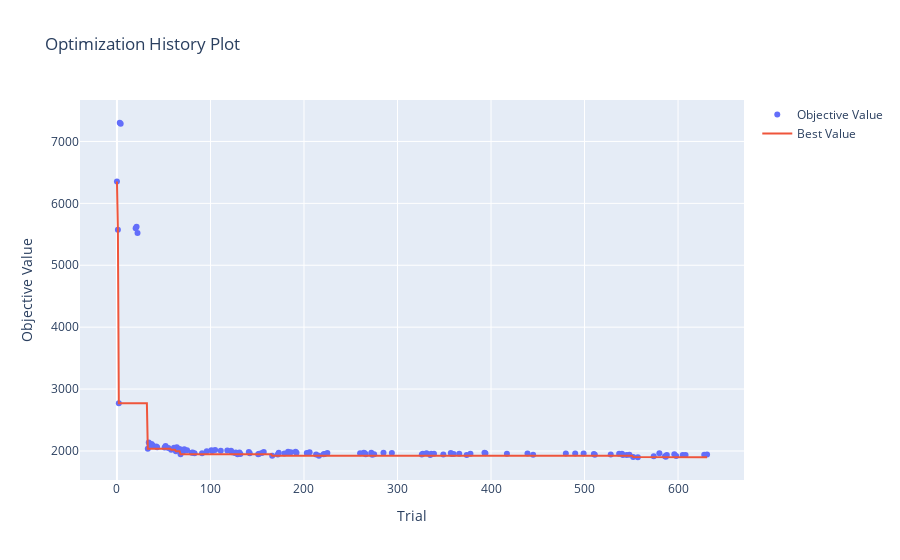

The notebook cell saved with this chart:
### Markdown cell above
**1. Historial de optimización**

### Code cell
optuna.visualization.plot_optimization_history(study_pruning)
